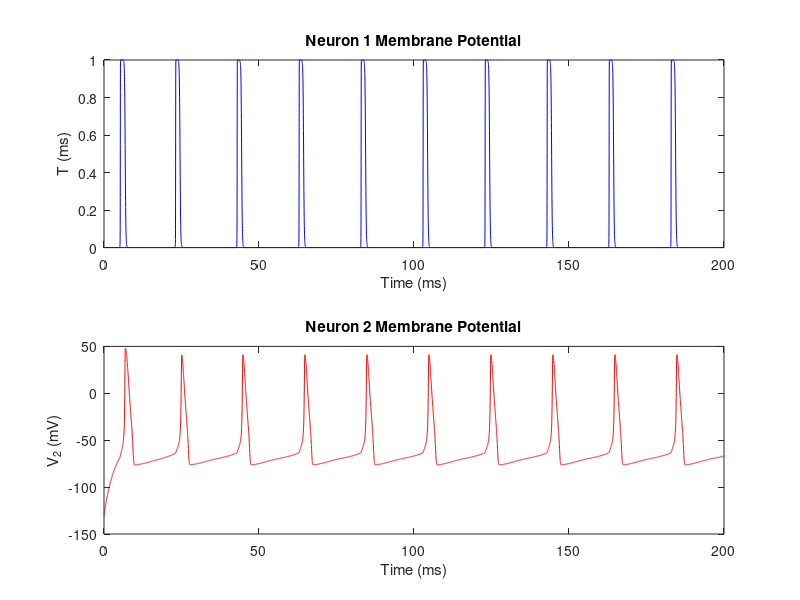

Reproduce this figure in MATLAB.
%% Two HH Neurons Coupled via Gap Junctions
% Based on Basic Hodgkin-Huxley Implementation
clc;
clear all;

dt = 0.02;
t = 0:dt:200;

% Nernst Potentials
Ena = 115;
Ek = -12;
El = 10;

% Maximum Conductances
gna = 120;
gk = 36;
gl = 0.3;

% Membrane Capacitance
C = 1;

% Rate Functions
an = @(u) (0.1-0.01*u)/(exp(1-0.1*u)-1);
am = @(u) (2.5-0.1*u)/(exp(2.5-0.1*u)-1);
ah = @(u) 0.07*exp(-u/20);

bn = @(u) 0.125*exp(-u/80);
bm = @(u) 4*exp(-u/18);
bh = @(u) 1/(exp(3-0.1*u)+1);

% INITIALIZE STATE VARIABLES FOR NEURON 1
m1 = zeros(1,length(t));
n1 = zeros(1,length(t));
h1 = zeros(1,length(t));
v1 = -65*ones(1,length(t));

% INITIALIZE STATE VARIABLES FOR NEURON 2
m2 = zeros(1,length(t));
n2 = zeros(1,length(t));
h2 = zeros(1,length(t));
v2 = -65*ones(1,length(t));

% DEFINE STIMULUS FOR NEURON 1
tSTIM_START = 5;
tSTIM_DUR = 1;
STIM_STRENGTH = 10;

% DEFINE GAP JUNCTION CONDUCTANCE
g_gap = 0.1; % Adjust coupling strength as needed

% DEFINE MISC
inRange = @(x,a,b) (x>=a) & (x<b);

% MAIN LOOP
for i = 1:length(t)-1
    % Neuron 1
    u1 = v1(i);
    % Ionic Currents for Neuron 1
    Ik1 = gk * n1(i)^4 * (u1 - Ek);
    Ina1 = gna * m1(i)^3 * h1(i) * (u1 - Ena);
    Il1 = gl * (u1 - El);
    Imem1 = Ik1 + Ina1 + Il1;
    
    % Stimulus Current for Neuron 1
    % 输入是一个 sin 函数
    Istim1 = STIM_STRENGTH * sin(2 * pi * 0.05 * t(i));
    if inRange( t(i) , tSTIM_START , tSTIM_START+tSTIM_DUR)
        Istim1 = STIM_STRENGTH;
    end
    
    % Neuron 2
    u2 = v2(i);
    % Ionic Currents for Neuron 2
    Ik2 = gk * n2(i)^4 * (u2 - Ek);
    Ina2 = gna * m2(i)^3 * h2(i) * (u2 - Ena);
    Il2 = gl * (u2 - El);
    Imem2 = Ik2 + Ina2 + Il2;
    
    % Stimulus Current for Neuron 2 (no external stimulus)
    Istim2 = 0;
    
    % Coupling Current
    Icouple1 = g_gap * (u2 - u1);
    Icouple2 = g_gap * (u1 - u2);
    
    % State Variable Derivatives for Neuron 1
    dv1 = (Istim1 - Imem1 + Icouple1) / C;
    dm1 = am(u1)*(1 - m1(i)) - bm(u1)*m1(i);
    dh1 = ah(u1)*(1 - h1(i)) - bh(u1)*h1(i);
    dn1 = an(u1)*(1 - n1(i)) - bn(u1)*n1(i);
    
    % State Variable Derivatives for Neuron 2
    dv2 = (Istim2 - Imem2 + Icouple2) / C;
    dm2 = am(u2)*(1 - m2(i)) - bm(u2)*m2(i);
    dh2 = ah(u2)*(1 - h2(i)) - bh(u2)*h2(i);
    dn2 = an(u2)*(1 - n2(i)) - bn(u2)*n2(i);
    
    % Update State Variables using Forward Euler Method
    v1(i+1) = v1(i) + dv1 * dt;
    m1(i+1) = m1(i) + dm1 * dt;
    h1(i+1) = h1(i) + dh1 * dt;
    n1(i+1) = n1(i) + dn1 * dt;
    
    v2(i+1) = v2(i) + dv2 * dt;
    m2(i+1) = m2(i) + dm2 * dt;
    h2(i+1) = h2(i) + dh2 * dt;
    n2(i+1) = n2(i) + dn2 * dt;
end
Kp = 5;
Tmax = 1;
T = Tmax./(1+exp(-(v1-60)/Kp));

% Plot the results
figure;
subplot(2,1,1);
plot(t, v1 - 65, 'b');
xlabel('Time (ms)');
ylabel('V_1 (mV)');
title('Neuron 1 Membrane Potential');

subplot(2,1,2);
plot(t, v2 - 65, 'r');
xlabel('Time (ms)');
ylabel('V_2 (mV)');
title('Neuron 2 Membrane Potential');

subplot(2,1,1);
plot(t, T, 'b');
xlabel('Time (ms)');
ylabel('T (ms)');
title('Neuron 1 Membrane Potential');